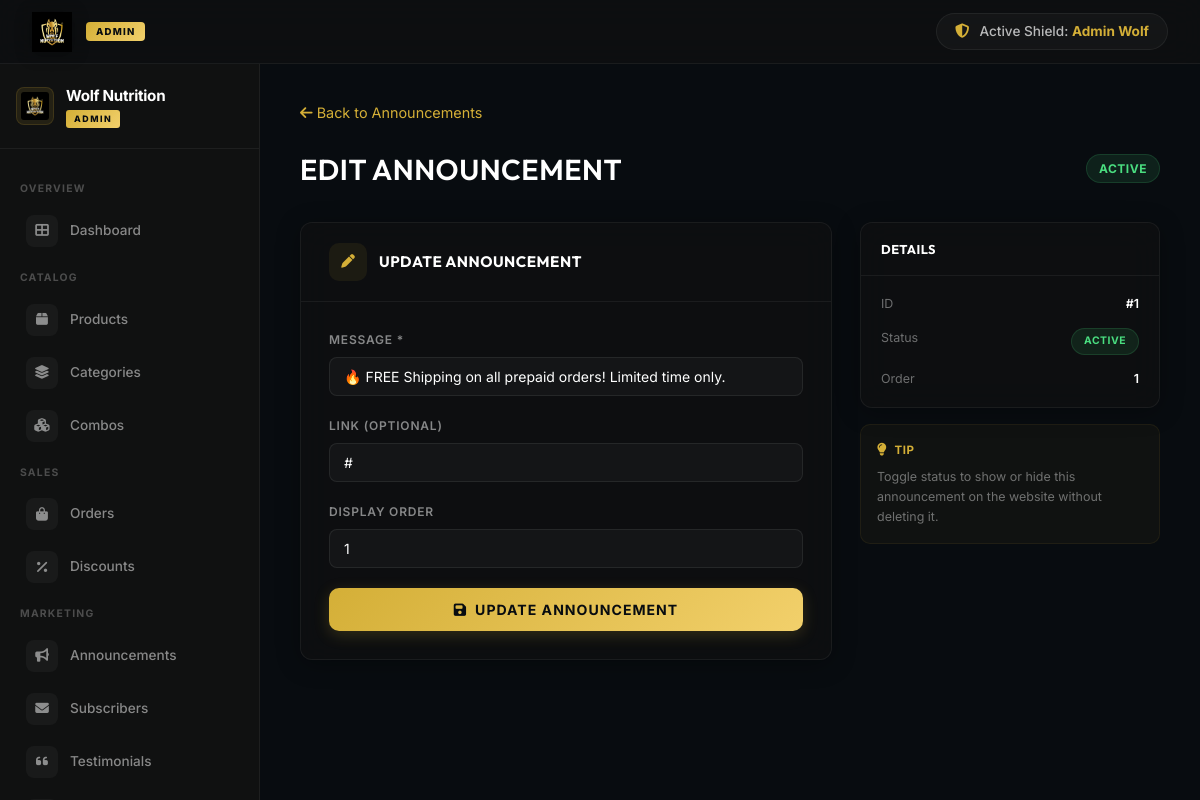
/admin/announcement_edit.php?id=1 (signed in), run on the app's committed database.
### tables this page shows
CREATE TABLE IF NOT EXISTS `announcements` (
  `id` INT AUTO_INCREMENT PRIMARY KEY,
  `message` VARCHAR(255) NOT NULL,
  `link` VARCHAR(255) NULL,
  `display_order` INT DEFAULT 0,
  `status` TINYINT(1) DEFAULT 1
);

### admin/announcement_edit.php (the view, shortened to what this page needs)
<?php
require_once __DIR__ . '/includes/header.php';
require_once __DIR__ . '/includes/sidebar.php';
$edit_id = isset($_GET['id']) ? (int)$_GET['id'] : 0;
$stmt_a = $pdo->prepare("SELECT * FROM announcements WHERE id = ?");
$stmt_a->execute([$edit_id]);
$ann = $stmt_a->fetch();
?>
    <div style="margin-bottom:20px;">
        <a href="announcements.php" style="color:var(--gold-muted); font-size:0.9rem; text-decoration:none;">
            <i class="fas fa-arrow-left"></i> Back to Announcements
        </a>
    </div>
    <div class="ann-edit-page-header" style="display:flex; justify-content:space-between; align-items:center; margin-bottom:30px;">
        <h2 style="font-size:1.8rem; text-transform:uppercase;">Edit Announcement</h2>
        <span class="admin-badge <?php echo $ann['status'] ? 'badge-completed' : 'badge-pending'; ?>" style="font-size:0.75rem;">
            <?php echo $ann['status'] ? 'Active' : 'Inactive'; ?>
        </span>
    </div>
    <div class="ann-edit-grid" style="display:grid; grid-template-columns:1fr 300px; gap:28px; align-items:start;">
        <div class="glass-card" style="padding:0; overflow:hidden;">
            <div style="padding:20px 28px; border-bottom:1px solid rgba(255,255,255,0.06); display:flex; align-items:center; gap:12px;">
                <div style="width:38px; height:38px; border-radius:10px; background:rgba(212,175,55,0.08); display:flex; align-items:center; justify-content:center;">
                    <i class="fas fa-pen" style="color:#D4AF37; font-size:0.85rem;"></i>
                </div>
                <h3 style="font-size:0.95rem; font-weight:700; color:#fff; text-transform:uppercase; letter-spacing:0.5px;">Update Announcement</h3>
            </div>
            <form action="announcement_edit.php?id=<?php echo $edit_id; ?>" method="POST" style="padding:28px;">
                <div class="form-group" style="margin-bottom:20px;">
                    <label style="font-size:0.75rem; text-transform:uppercase; letter-spacing:0.8px; color:rgba(255,255,255,0.5); margin-bottom:8px; display:block;">Message *</label>
                    <input type="text" name="message" class="form-control" required value="<?php echo htmlspecialchars($ann['message']); ?>">
                </div>
                <div class="form-group" style="margin-bottom:20px;">
                    <label style="font-size:0.75rem; text-transform:uppercase; letter-spacing:0.8px; color:rgba(255,255,255,0.5); margin-bottom:8px; display:block;">Link (optional)</label>
                    <input type="text" name="link" class="form-control" value="<?php echo htmlspecialchars($ann['link'] ?? ''); ?>">
                </div>
                <div class="form-group" style="margin-bottom:20px;">
                    <label style="font-size:0.75rem; text-transform:uppercase; letter-spacing:0.8px; color:rgba(255,255,255,0.5); margin-bottom:8px; display:block;">Display Order</label>
                    <input type="number" name="display_order" class="form-control" min="0" value="<?php echo $ann['display_order']; ?>">
                </div>
                <div style="display:flex; gap:12px; margin-top:8px;">
                    <button type="submit" name="update_ann" class="btn-gold" style="flex:1; padding:13px 20px; font-size:0.88rem; font-weight:700; border-radius:10px; display:flex; align-items:center; justify-content:center; gap:8px;">
                        <i class="fas fa-save"></i> Update Announcement
                    </button>
                </div>
            </form>
        </div>
        <div style="position:sticky; top:96px;">
            <div class="glass-card" style="padding:0; overflow:hidden;">
                <div style="padding:16px 20px; border-bottom:1px solid rgba(255,255,255,0.06);">
                    <h4 style="font-size:0.8rem; font-weight:700; color:#fff; text-transform:uppercase; letter-spacing:0.5px;">Details</h4>
                </div>
                <div style="padding:18px 20px;">
                    <div style="display:flex; justify-content:space-between; margin-bottom:14px;">
                        <span style="font-size:0.78rem; color:rgba(255,255,255,0.4);">ID</span>
                        <span style="font-size:0.78rem; color:#fff; font-weight:600;">#<?php echo $ann['id']; ?></span>
                    </div>
                    <div style="display:flex; justify-content:space-between; margin-bottom:14px;">
                        <span style="font-size:0.78rem; color:rgba(255,255,255,0.4);">Status</span>
                        <span class="admin-badge <?php echo $ann['status'] ? 'badge-completed' : 'badge-pending'; ?>">
                            <?php echo $ann['status'] ? 'Active' : 'Inactive'; ?>
                        </span>
                    </div>
                    <div style="display:flex; justify-content:space-between;">
                        <span style="font-size:0.78rem; color:rgba(255,255,255,0.4);">Order</span>
                        <span style="font-size:0.78rem; color:#fff; font-weight:600;"><?php echo $ann['display_order']; ?></span>
                    </div>
                </div>
            </div>
            <div style="margin-top:16px; padding:16px; border-radius:10px; background:rgba(212,175,55,0.04); border:1px solid rgba(212,175,55,0.08);">
                <div style="display:flex; align-items:center; gap:8px; margin-bottom:8px;">
                    <i class="fas fa-lightbulb" style="color:#D4AF37; font-size:0.8rem;"></i>
                    <span style="font-size:0.72rem; font-weight:700; color:#D4AF37; text-transform:uppercase; letter-spacing:0.5px;">Tip</span>
                </div>
                <p style="font-size:0.78rem; color:rgba(255,255,255,0.4); line-height:1.6; margin:0;">
                    Toggle status to show or hide this announcement on the website without deleting it.
                </p>
            </div>
        </div>
    </div>
<?php
require_once __DIR__ . '/includes/footer.php';
?>

### assets/css/style.css (style rules this page uses)
:root { --bg-primary: #080C10; --bg-secondary: #121212; --bg-card: #121212; --bg-card-hover: #121212; --gold-primary: #D4AF37; --gold-light: #FFD700; --gold-dark: #D4AF37; --gold-muted: #D4AF37; --gold-gradient: linear-gradient(135deg, #FFD700 0%, #D4AF37 100%); --gold-glow: 0 0 15px rgba(212, 175, 55, 0.25); --gold-glow-hover: 0 0 25px rgba(212, 175, 55, 0.5); --text-primary: #FFFFFF; --text-secondary: rgba(255, 255, 255, 0.8); --text-muted: rgba(255, 255, 255, 0.5); --border-color: rgba(212, 175, 55, 0.15); --border-active: rgba(212, 175, 55, 0.5); --danger-color: #FFFFFF; --success-color: #D4AF37; --font-heading: 'Outfit', sans-serif; --font-body: 'Inter', sans-serif; --transition-fast: 0.2s ease; --transition-normal: 0.3s cubic-bezier(0.25, 0.8, 0.25, 1); }
* { box-sizing: border-box; margin: 0; padding: 0; }
body { background-color: var(--bg-primary); color: var(--text-secondary); font-family: var(--font-body); line-height: 1.6; overflow-x: hidden; }
h1, h2, h3, h4, h5, h6 { color: var(--text-primary); font-family: var(--font-heading); font-weight: 600; letter-spacing: 0.5px; }
a { color: inherit; text-decoration: none; transition: var(--transition-fast); }
.btn-gold { background: var(--gold-gradient); color: #080C10; border: none; padding: 12px 25px; font-family: var(--font-heading); font-weight: 700; text-transform: uppercase; letter-spacing: 1px; border-radius: 4px; cursor: pointer; display: inline-flex; align-items: center; justify-content: center; gap: 10px; position: relative; overflow: hidden; transition: var(--transition-normal); box-shadow: var(--gold-glow); }
.btn-gold::before { content: ''; position: absolute; top: 0; left: -100%; width: 50%; height: 100%; background: linear-gradient(90deg, transparent, rgba(255, 255, 255, 0.4), transparent); transform: skewX(-25deg); transition: 0.75s; }
.glass-card { background: var(--bg-card); border: 1px solid var(--border-color); border-radius: 8px; transition: var(--transition-normal); }
.form-group { margin-bottom: 20px; }
.form-group label { display: block; margin-bottom: 8px; font-weight: 600; color: var(--text-primary); }
.form-control { width: 100%; background-color: var(--bg-secondary) !important; border: 1px solid var(--border-color); color: var(--text-primary) !important; padding: 12px 15px; border-radius: 6px; outline: none; font-family: inherit; transition: border-color var(--transition-fast), box-shadow var(--transition-fast); }

### admin/includes/header.php (style rules this page uses)
*, *::before, *::after { box-sizing: border-box; margin: 0; padding: 0; }
body { display: flex; flex-direction: column; height: 100vh; overflow: hidden; background: #080C10; font-family: 'Inter', system-ui, -apple-system, sans-serif; color: #ffffff; -webkit-font-smoothing: antialiased; -moz-osx-font-smoothing: grayscale; margin: 0; padding: 0; }
.glass-card, .admin-card { background: rgba(18, 18, 18, 0.6); backdrop-filter: blur(16px); -webkit-backdrop-filter: blur(16px); border: 1px solid rgba(255, 255, 255, 0.06); border-radius: 12px; padding: 24px; position: relative; overflow: hidden; transition: all 0.2s ease; box-shadow: 0 4px 24px rgba(0, 0, 0, 0.3); }
.admin-badge { display: inline-block; padding: 4px 12px; border-radius: 20px; font-size: 0.65rem; font-weight: 700; letter-spacing: 0.5px; text-transform: uppercase; }
.badge-completed { background: rgba(74, 222, 128, 0.1); color: #4ade80; border: 1px solid rgba(74, 222, 128, 0.15); }
.form-control { background: rgba(255, 255, 255, 0.03) !important; border: 1px solid rgba(255, 255, 255, 0.08) !important; border-radius: 8px; padding: 10px 14px; font-size: 0.875rem; color: #ffffff !important; font-family: 'Inter', system-ui, sans-serif; transition: all 0.2s ease; outline: none; width: 100%; }
.form-control::placeholder { color: rgba(255, 255, 255, 0.3); }
.btn-gold { display: inline-flex; align-items: center; gap: 8px; padding: 10px 24px; background: linear-gradient(135deg, #D4AF37 0%, #F2D06B 100%); color: #080C10; font-size: 0.85rem; font-weight: 700; border: none; border-radius: 8px; cursor: pointer; transition: all 0.2s ease; text-decoration: none; font-family: 'Inter', system-ui, sans-serif; box-shadow: 0 4px 16px rgba(212, 175, 55, 0.2); }

### data on the page
announcements: message "🔥 FREE Shipping on all prepaid orders! Limited time only.", link "#", display_order "1", id "1"

### other printed values
$admin_name "Admin Wolf"
$group['label'] "OVERVIEW"
$item['label'] "Dashboard"
$group['label'] "CATALOG"
$item['label'] "Products"
$item['label'] "Categories"
$item['label'] "Combos"
$group['label'] "SALES"
$item['label'] "Orders"
$item['label'] "Discounts"
$group['label'] "MARKETING"
$item['label'] "Announcements"
$item['label'] "Subscribers"
$item['label'] "Testimonials"
